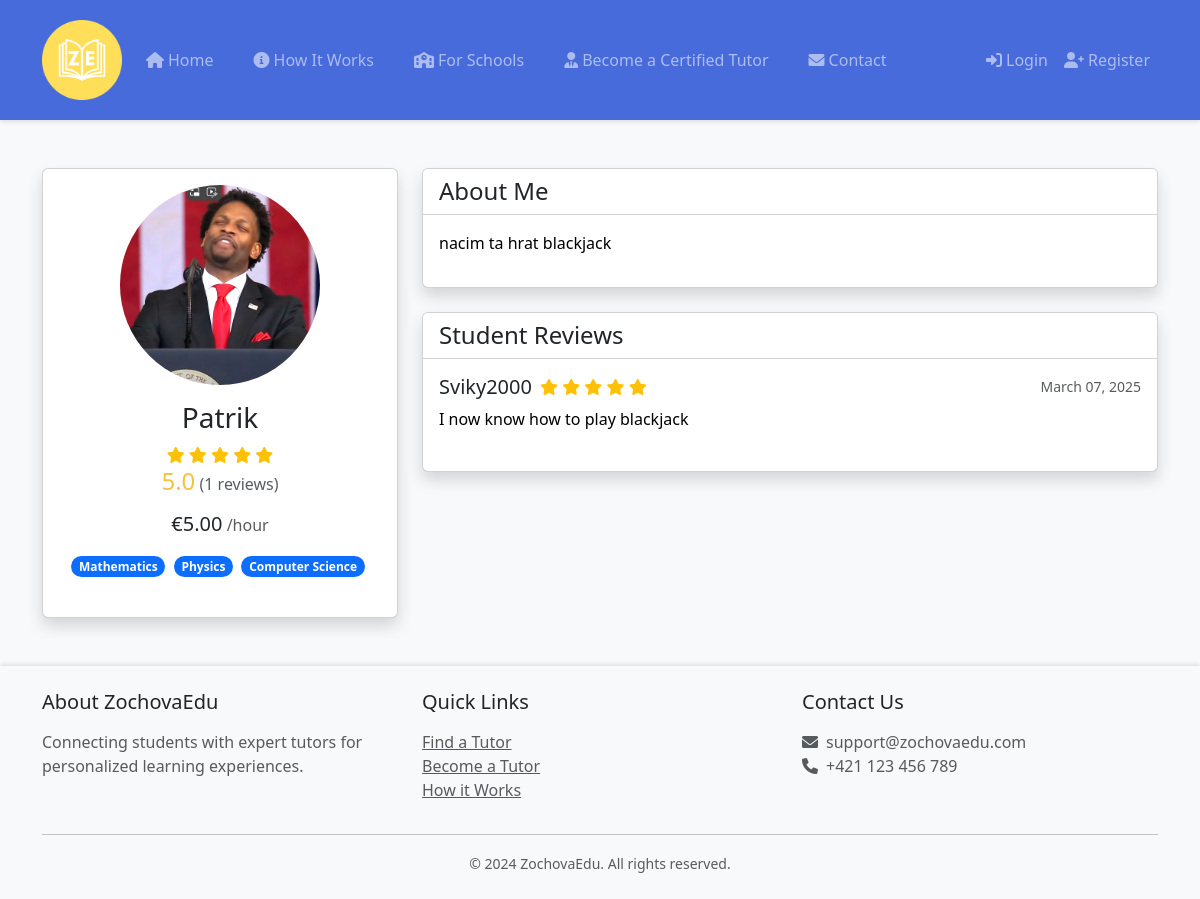
Page /tutor/1 on the committed database.
### models.py (models this page shows)
class TutorProfile(db.Model):
    id = db.Column(db.Integer, primary_key=True)
    user_id = db.Column(db.Integer, db.ForeignKey('user.id'))
    hourly_rate = db.Column(db.Float, nullable=False)
    bio = db.Column(db.Text)
    profile_photo = db.Column(db.String(255), nullable=True, default='default_profile.jpg')
    subjects = db.relationship('Subject', secondary='tutor_subjects',
                             backref=db.backref('tutor_profiles', lazy='select'))
    bookings = db.relationship('Booking', backref='tutor_profile',
                             foreign_keys='Booking.tutor_id', lazy='dynamic')
    ratings = db.relationship('Rating', backref='tutor_profile',
                            foreign_keys='Rating.tutor_profile_id')
    @property
    def average_rating(self):
        ratings = [r.rating for r in self.ratings]
        return round(sum(ratings) / len(ratings), 1) if ratings else 0.0

class User(UserMixin, db.Model):
    id = db.Column(db.Integer, primary_key=True)
    username = db.Column(db.String(80), unique=True, nullable=False)
    email = db.Column(db.String(120), unique=True, nullable=False)
    password_hash = db.Column(db.String(128))
    is_tutor = db.Column(db.Boolean, default=False)
    tutor_profile = db.relationship('TutorProfile', backref='user', uselist=False)
    bookings_as_student = db.relationship('Booking', backref='student',
                                        foreign_keys='Booking.student_id')
    ratings_given = db.relationship('Rating', backref='student',
                                  foreign_keys='Rating.student_id')

class Rating(db.Model):
    id = db.Column(db.Integer, primary_key=True)
    rating = db.Column(db.Float, nullable=False)
    comment = db.Column(db.Text, nullable=True)
    created_at = db.Column(db.DateTime, default=datetime.utcnow)
    student_id = db.Column(db.Integer, db.ForeignKey('user.id'), nullable=False)
    tutor_profile_id = db.Column(db.Integer, db.ForeignKey('tutor_profile.id'), nullable=False)

class Subject(db.Model):
    id = db.Column(db.Integer, primary_key=True)
    name = db.Column(db.String(100), nullable=False, unique=True)
    description = db.Column(db.Text, nullable=True)

### app.py (the view)
@app.route('/tutor/<int:tutor_id>')
def tutor_profile(tutor_id):
    tutor = TutorProfile.query.get_or_404(tutor_id)
    form = BookingForm()
    form.subject.choices = [(s.id, s.name) for s in tutor.subjects]
    now = datetime.now()
    has_completed_session = False
    if current_user.is_authenticated and not current_user.is_tutor:
        has_completed_session = Booking.query.filter_by(
            student_id=current_user.id,
            tutor_id=tutor_id,
            status='completed'
        ).first() is not None
    return render_template('tutor_profile.html',
                         tutor=tutor,
                         form=form,
                         now=now,
                         has_completed_session=has_completed_session)

### templates/tutor_profile.html (shortened to what this page needs)
{% extends "base.html" %}
{% block content %}
<div class="container py-5">
    <div class="row">
        <div class="col-md-4">
            <div class="card shadow">
                <div class="card-body text-center">
                    <img src="{{ url_for('static', filename=tutor.profile_photo) }}"
                         class="rounded-circle mb-3" alt="Profile Photo"
                         style="width: 200px; height: 200px; object-fit: cover;">
                    <h3 class="card-title">{{ tutor.user.username }}</h3>
                    <div class="rating mb-3">
                        <div class="stars">
                            {% for i in range(5) %}
                                {% if i < tutor.average_rating|round(0, 'floor') %}
                                    <i class="fas fa-star text-warning"></i>
                                {% else %}
                                    <i class="fas fa-star text-muted"></i>
                                {% endif %}
                            {% endfor %}
                        </div>
                        <div class="rating-text">
                            <span class="h4">{{ "%.1f"|format(tutor.average_rating) }}</span>
                            <span class="text-muted">({{ tutor.ratings|length }} reviews)</span>
                        </div>
                    </div>
                    <div class="price-tag mb-3">
                        <span class="h5">€{{ "%.2f"|format(tutor.hourly_rate) }}</span>
                        <span class="text-muted">/hour</span>
                    </div>
                    <div class="subjects mb-4">
                        {% for subject in tutor.subjects %}
                            <span class="badge bg-primary rounded-pill me-1">{{ subject.name }}</span>
                        {% endfor %}
                    </div>
                </div>
            </div>
        </div>
        <div class="col-md-8">
            <div class="card shadow mb-4">
                <div class="card-header bg-white">
                    <h4 class="mb-0">About Me</h4>
                </div>
                <div class="card-body">
                    <p>{{ tutor.bio }}</p>
                </div>
            </div>
            <div class="card shadow">
                <div class="card-header bg-white">
                    <h4 class="mb-0">Student Reviews</h4>
                </div>
                <div class="card-body">
                    {% if tutor.ratings %}
                        {% for rating in tutor.ratings|sort(attribute='created_at', reverse=true) %}
                            <div class="review mb-4">
                                <div class="d-flex justify-content-between align-items-center mb-2">
                                    <div class="d-flex align-items-center">
                                        <h5 class="mb-0 me-2">{{ rating.student.username }}</h5>
                                        <div class="stars">
                                            {% for i in range(5) %}
                                                <i class="fas fa-star {% if i < rating.rating %}text-warning{% else %}text-muted{% endif %}"></i>
                                            {% endfor %}
                                        </div>
                                    </div>
                                    <small class="text-muted">{{ rating.created_at.strftime('%B %d, %Y') }}</small>
                                </div>
                                {% if rating.comment %}
                                    <p class="mb-0">{{ rating.comment }}</p>
                                {% endif %}
                            </div>
                        {% endfor %}
                    {% else %}
                        <p class="text-muted text-center mb-0">No reviews yet</p>
                    {% endif %}
                </div>
            </div>
        </div>
    </div>
</div>
{% endblock %}

### static/css/style.css (style rules this page uses)
:root { --primary-color: #476bda; --secondary-color: #2e59d9; --success-color: #1cc88a; --warning-color: #f6c23e; --danger-color: #e74a3b; --light-gray: #f8f9fa; --dark-gray: #2c3e50; }
body { background-color: var(--light-gray); min-height: 100vh; display: flex; flex-direction: column; }
.rating { color: var(--warning-color); }
.container p, .container h2 { color: #000000; }

### rows in the picture
TutorProfile: profile_photo (picture), hourly_rate "5.00", bio "nacim ta hrat blackjack"
User: user.username "Patrik"
Rating: average_rating "5.0", student.username "Sviky2000", created_at "March 07, 2025", comment "I now know how to play blackjack"
Subject: name "Mathematics"
Subject: name "Physics"
Subject: name "Computer Science"

### other values in the picture
{{ tutor.ratings|length }} "1"
